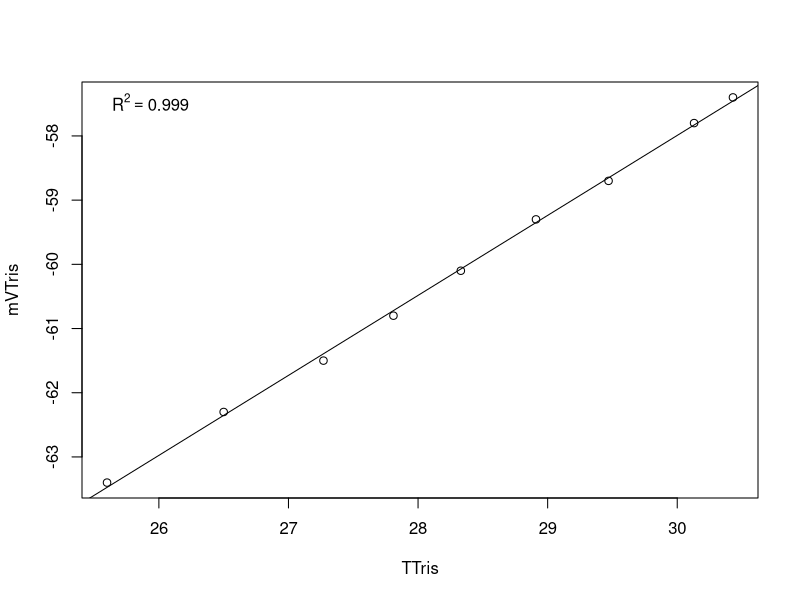

The R script that drew this image:
setwd("~/MyProjects/urol-e5/timeseries/timepoint_2/tris_calibrations") #set working directory

Calib.Data <-read.table("20200307.csv", header=TRUE, sep=",", na.string="NA", as.is=TRUE) #reads in the data files
model <-lm(mVTris ~ TTris, data=Calib.Data) #runs a linear regression of mV as a function of temperature
coe <- coef(model) #extracts the coeffecients
R2<-summary(model)$r.squared
plot(mVTris ~ TTris, data=Calib.Data)
abline(lm(mVTris ~ TTris, data=Calib.Data))
legend('topleft', legend = bquote(R^2 == .(format(R2, digits = 3))), bty='n')
